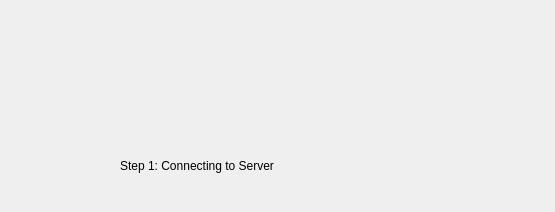
<?xml version="1.0" encoding="UTF-8"?>
<ui version="4.0">
 <class>ConnectionProgessWindow</class>
 <widget class="QDialog" name="ConnectionProgessWindow">
  <property name="geometry">
   <rect>
    <x>0</x>
    <y>0</y>
    <width>555</width>
    <height>212</height>
   </rect>
  </property>
  <property name="windowTitle">
   <string>Dialog</string>
  </property>
  <widget class="QLabel" name="stepOneLabel">
   <property name="geometry">
    <rect>
     <x>30</x>
     <y>30</y>
     <width>161</width>
     <height>111</height>
    </rect>
   </property>
   <property name="text">
    <string/>
   </property>
   <property name="pixmap">
    <pixmap resource="resources.qrc">:/connection/resources/signon_blank_square.png</pixmap>
   </property>
  </widget>
  <widget class="QLabel" name="stepTwoLabel">
   <property name="geometry">
    <rect>
     <x>200</x>
     <y>30</y>
     <width>161</width>
     <height>111</height>
    </rect>
   </property>
   <property name="text">
    <string/>
   </property>
   <property name="pixmap">
    <pixmap resource="resources.qrc">:/connection/resources/signon_blank_square.png</pixmap>
   </property>
  </widget>
  <widget class="QLabel" name="stepThreeLabel">
   <property name="geometry">
    <rect>
     <x>370</x>
     <y>30</y>
     <width>161</width>
     <height>111</height>
    </rect>
   </property>
   <property name="text">
    <string/>
   </property>
   <property name="pixmap">
    <pixmap resource="resources.qrc">:/connection/resources/signon_blank_square.png</pixmap>
   </property>
  </widget>
  <widget class="QLabel" name="stepOneAction">
   <property name="geometry">
    <rect>
     <x>50</x>
     <y>40</y>
     <width>111</width>
     <height>91</height>
    </rect>
   </property>
   <property name="text">
    <string/>
   </property>
   <property name="pixmap">
    <pixmap resource="resources.qrc">:/connection/resources/signon_step1.png</pixmap>
   </property>
  </widget>
  <widget class="QLabel" name="stepTwoAction">
   <property name="enabled">
    <bool>true</bool>
   </property>
   <property name="geometry">
    <rect>
     <x>220</x>
     <y>40</y>
     <width>111</width>
     <height>91</height>
    </rect>
   </property>
   <property name="text">
    <string/>
   </property>
   <property name="pixmap">
    <pixmap resource="resources.qrc">:/connection/resources/signon_step2.png</pixmap>
   </property>
  </widget>
  <widget class="QLabel" name="stepThreeAction">
   <property name="geometry">
    <rect>
     <x>383</x>
     <y>40</y>
     <width>131</width>
     <height>91</height>
    </rect>
   </property>
   <property name="text">
    <string/>
   </property>
   <property name="pixmap">
    <pixmap resource="resources.qrc">:/connection/resources/signon_step3.png</pixmap>
   </property>
  </widget>
  <widget class="QLabel" name="progressTextLabel">
   <property name="geometry">
    <rect>
     <x>120</x>
     <y>150</y>
     <width>381</width>
     <height>31</height>
    </rect>
   </property>
   <property name="text">
    <string>Step 1: Connecting to Server</string>
   </property>
  </widget>
 </widget>
 <resources>
  <include location="resources.qrc"/>
 </resources>
 <connections/>
</ui>
